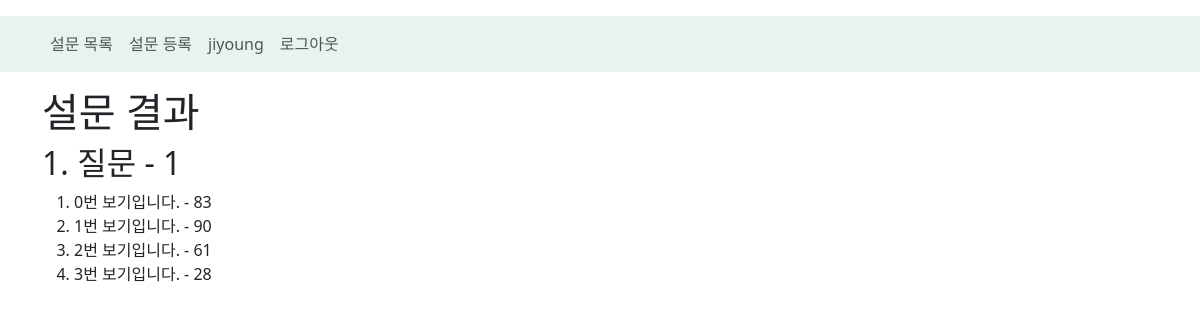
Screenshot of /polls/vote_result/1 (signed in) with the database file from the repository.
### account/models.py (models this page shows, shortened)
class CustomUser(AbstractUser):  # 기존 사용자 모델을 상속받아 새로운 필드들을 추가
    name = models.CharField(
        max_length=100,
        verbose_name="이름",      # Form 관련 설정. ModelForm을 만들 경우 form field 설정을 model field에 한다.
    )
    email = models.EmailField(   # DB-varchar type, python-Email 유효성 검사를 한다.
        max_length=100,
        verbose_name="Email"
    )
    birthday = models.DateField(  # DB: date type, python: datetime.date
        verbose_name="생일",
        null=True, # Nullable 컬럼
        blank=True,  # form관련 설정. 빈 문자열 (값)을 받을 수 있다.
    )
    profile_img = models.ImageField(
        verbose_name="프로필 사진",
        null=True,  # DB: NULL 허용 컬럼
        blank=True,  # Form: required=False
        upload_to="images/profile/%Y/%m/%d"
    )

### polls/models.py (models this page shows, shortened)
class Question(models.Model):
    question_text =  models.CharField(max_length=200)  # CharField() -> 문자열 타입 (varchar)
    pub_date = models.DateTimeField(auto_now_add=True)  # Datetime Field: 일시 타입 (datetime, datetime.datetime)

class Choice(models.Model):
    choice_text = models.CharField(max_length=200)
    votes = models.IntegerField(default=0)  # 정수 타입 (python도 int, DB도 int)
    question = models.ForeignKey(
        Question,  # 참조할 model class
        on_delete=models.CASCADE  # 참조값이 삭제된 경우 어떻게 할지 -> cascade: 삭제
    )  # FK -> Question의 ID를 참조

### polls/views.py (the view)
# urls.py: path("vote_result/<int:question_id>", views.vote_result, name="vote_result"),
def vote_result(request, question_id):
    question = Question.objects.get(pk=question_id)
    return render(
        request, "polls/vote_result.html", {"question":question}
    )

### polls/templates/polls/vote_result.html (shortened to what this page needs)
{% extends "layout/main_layout.html" %}
{% block contents %}
<h1>설문 결과</h1>
    <h2>{{question.pk}}. {{question.question_text}}</h2>
    <ol>
        {% for choice in question.choice_set.all %}
            <li>{{choice.choice_text}} - {{choice.votes}}</li>
        {% endfor %}
    </ol>
{% endblock contents %}

### templates/layout/main_layout.html (shortened to what this page needs)
 <!DOCTYPE html>
 <html lang="en">
 <head>
    <link href="https://cdn.jsdelivr.net/npm/bootstrap@5.3.8/dist/css/bootstrap.min.css" rel="stylesheet">
 </head>
 <body>
<nav class="navbar navbar-expand-sm bg-success bg-opacity-10 mt-3">
    <div class="container">
        <div class="navbar-nav">
            <a href="{% url 'polls:list' %}" class="nav-link">설문 목록</a>
            {% if user.is_authenticated %}
                <a href="{% url 'polls:vote_create' %}" class="nav-link">설문 등록</a>
                <a href="{% url 'account:detail' %}" class="nav-link">{{user.username}}</a>
                <a href="{% url 'account:logout' %}" class="nav-link">로그아웃</a>
            {% endif %}
        </div>
    </div>
</nav>
<div class="container mt-3">
{% block contents %}{% endblock contents %}
</div>
 </body>
 </html>

### rows the page displays
CustomUser: username "jiyoung"
Question: pk "1", question_text "질문 - 1"
Choice: choice_text "0번 보기입니다.", votes "83"
Choice: choice_text "1번 보기입니다.", votes "90"
Choice: choice_text "2번 보기입니다.", votes "61"
Choice: choice_text "3번 보기입니다.", votes "28"
